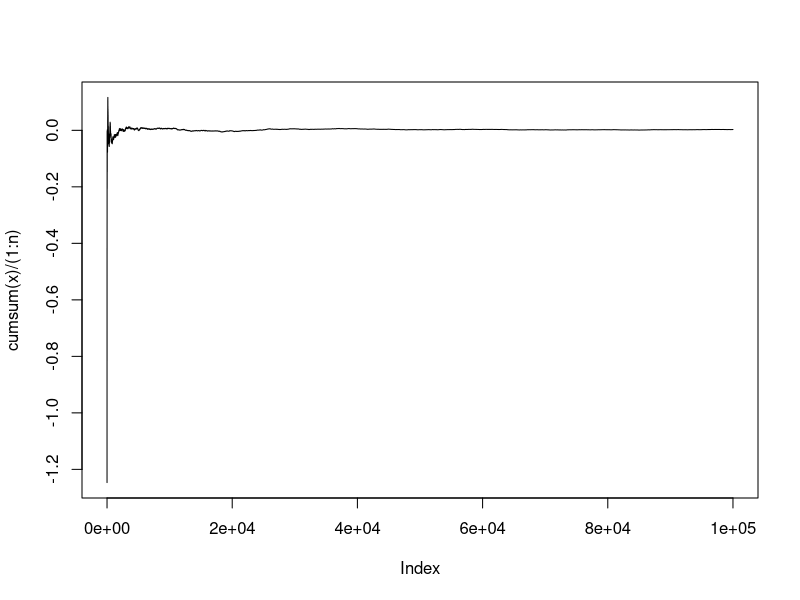
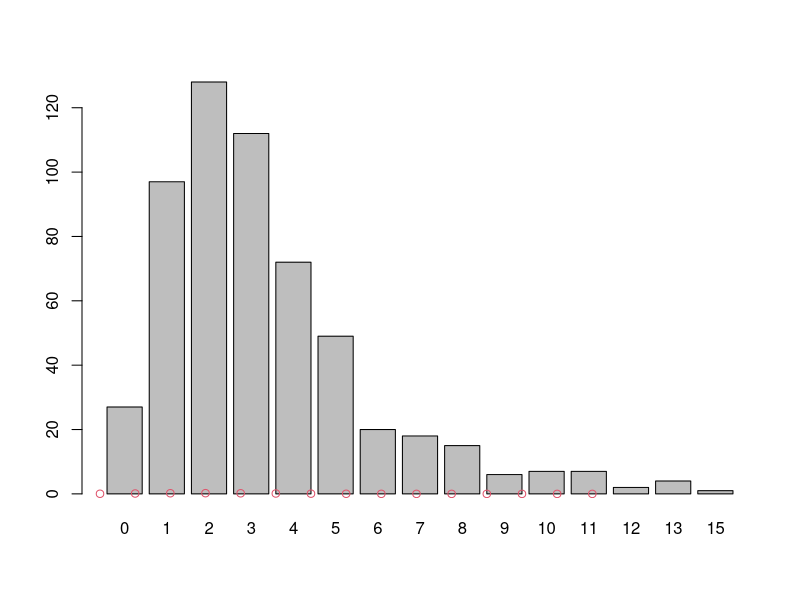
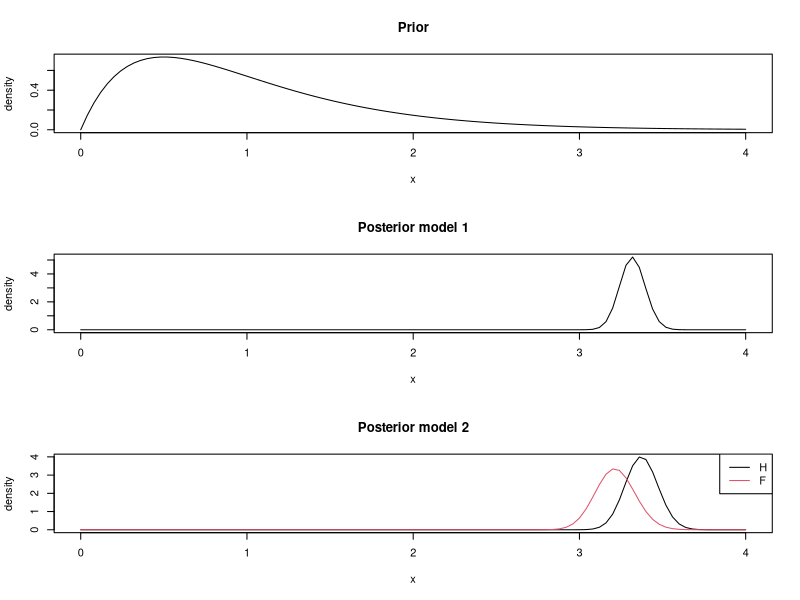
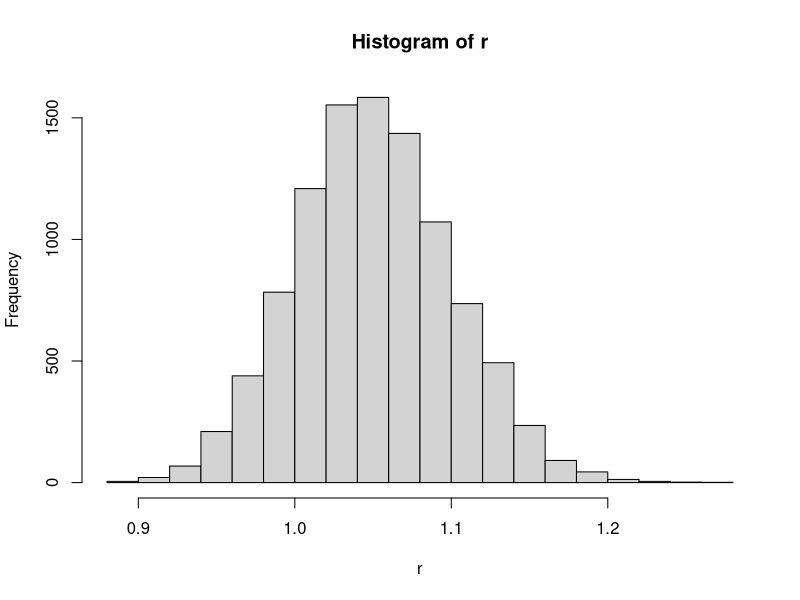
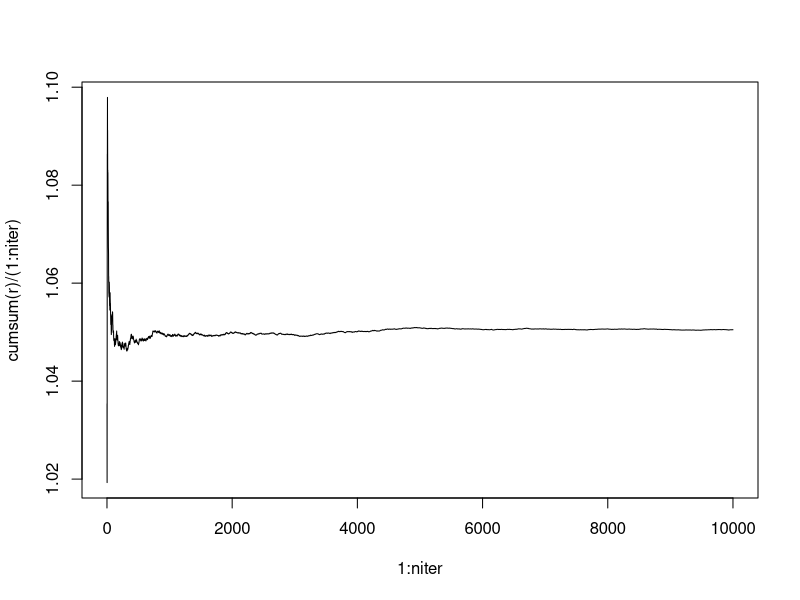
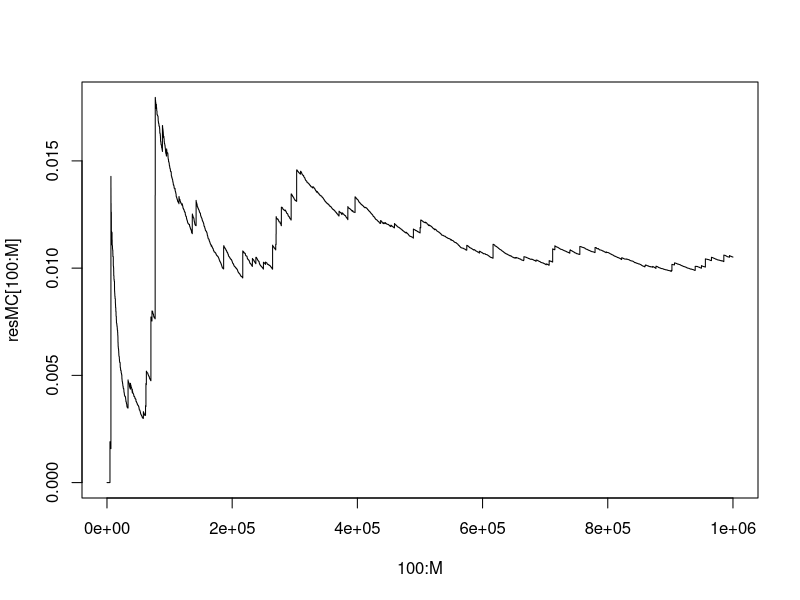

Write R code to recreate these figures, in order. (Note: this script raises an error after producing the figures.)
# Estimons l'intégrale de cos(x)*dnorm(x) sur R

n = 1e5
x = rnorm(n)
mean(cos(x))

plot(cumsum(x)/(1:n), type="l")

integrate(function(x) cos(x)*dnorm(x), -Inf, Inf)

# Estimons P[X > a] où X ~ N(0,1)

n = 1e5
x = rnorm(n)
a = 5
mean(x > a)
pnorm(a, lower=F)

# Importance sampling avec une loi exponentielle et une loi de Cauchy
lambda = 0.1
y = rexp(n, lambda)
mean((y>a) * dnorm(y) / dexp(y, lambda))

z = rcauchy(n)
mean((z>a) * dnorm(z) / dcauchy(z))
# Ces estimateurs sont bien plus efficaces.


# Feuille 2

deputes = read.csv2("deputes2019.csv")
attach(deputes)
par(mfrow=c(1, 1))

#Q1
#Exploration des données
summary(questions_orales)
barplot(table(questions_orales))
(n = length(questions_orales))
(nh = sum(sexe=="H"))
(nf = sum(sexe=="F"))
(qtot = sum(questions_orales))
(qh = sum(questions_orales[sexe=="H"]))
(qf = sum(questions_orales[sexe=="F"]))

#Le modèle de Poisson convient-il ?
lambdahat = qtot/n # EMV
points(0:14, dpois(0:14, lambdahat), col=2)
table(questions_orales) # nombre observé
round(n*dpois(0:15, lambdahat)) #nombre attendu
chisq.test(table(questions_orales), round(n*dpois(0:14, lambdahat))) # p-valeur large : on accepte H0 que les données sont Poisson

#Q2
#prior Gamma(2, 2)
par(mfrow=c(3, 1))
curve(dgamma(x, 2, 2), xlim=c(0, 4), main="Prior", ylab="density")
curve(dgamma(x, 2+qtot, 2+n), xlim=c(0, 4), main="Posterior model 1", ylab="density")
curve(dgamma(x, 2+qh, 2+nh), xlim=c(0, 4), main= "Posterior model 2", ylab="density")
curve(dgamma(x, 2+qf, 2+nf), col=2, add=T)
legend("topright", c("H", "F"), col=1:2, lty=1)

#Q3
# Intervalles de crédibilité
qgamma(c(.025, .975), 2+qtot, 2+n) # modèle 1
qgamma(c(.025, .975), 2+qh, 2+nh) # modèle 2 - hommes
qgamma(c(.025, .975), 2+qf, 2+nf) # modèle 2 - femmes

# Q4
# r=lambda1/lambda2
par(mfrow=c(1, 1))
niter = 10000
lambda1 = rgamma(niter, 2+qh, 2+nh)
lambda2 = rgamma(niter, 2+qf, 2+nf)
r = lambda1 / lambda2
mean(r)
sd(r)
hist(r)
quantile(r, c(0.025, 0.975))
# Convergence de notre estimateur
plot(1:niter, cumsum(r)/(1:niter), type="l")

#Q5: Monte Carlo standard
# Fonctions pour la vraisemblance
lkd.model1 = function(y, n, lambda) {
  return(exp(-n * lambda + y * log(lambda)))
}

lkd.model2 = function(y1, n1, y2, n2, lambda1, lambda2) {
  return(exp(-n1 * lambda1 + y1 * log(lambda1) - n2 * lambda2 + y2 * log(lambda2)))
  #return(lambda1^y1*exp(-n1*lambda1)*lambda2^y2*exp(-n2*lambda2))
}

BF_MC = function(a, b, y1, n1, y2, n2, M) {
  lambda1 = rgamma(M, a, b)
  m1 = sum(lkd.model1(y1 + y2, n1 + n2, lambda1)) / M
  lambda2.1 = rgamma(M, a, b)
  lambda2.2 = rgamma(M, a, b)
  m2 = sum(lkd.model2(y1, n1, y2, n2, lambda2.1, lambda2.2)) / M
  return(m2 / m1)
}


BF_MC = function(a, b, y1, n1, y2, n2, M) {
  lambda1 = rgamma(M, a, b)
  m1 = cumsum(lkd.model1(y1 + y2, n1 + n2, lambda1)) / (1:M)
  lambda2.1 = rgamma(M, a, b)
  lambda2.2 = rgamma(M, a, b)
  m2 = cumsum(lkd.model2(y1, n1, y2, n2, lambda2.1, lambda2.2)) / (1:M)
  return(m2 / m1)
}

M = 1e6
#a=2; b=2; y1=qh; n1=nh; y2=qf; n2=nf
resMC = BF_MC(2, 2, qh, nh, qf, nf, M)
resMC[M]
plot(100:M, resMC[100:M], type="l")
abline(h=trueBF, col=2)

#Q6: Importance sampling
BF_IS = function(a, b, y1, n1, y2, n2, M){
  mean1 = (a+y1+y2)/(b+n1+n2)
  mean2.1 = (a+y1)/(b+n1)
  mean2.2 = (a+y2)/(b+n2)
  
  sigma1 = sqrt((a+y1+y2)/(b+n1+n2)^2)
  sigma2.1 = sqrt((a+y1)/(b+n1)^2)
  sigma2.2 = sqrt((a+y2)/(b+n2)^2)
  
  lambda1 = rnorm(M, mean1, sigma1)
  m1 = cumsum( lkd.model1(y1+y2, n1+n2, lambda1) * 
                 dgamma(lambda1, a, b) / dnorm(lambda1, mean1, sigma1))/(1:M)
  
  lambda2.1 = rnorm(M, mean2.1, sigma2.1)
  lambda2.2 = rnorm(M, mean2.2, sigma2.2)
  m2 = cumsum(lkd.model2(y1, n1, y2, n2, lambda2.1, lambda2.2) * 
                dgamma(lambda2.1, a, b) * dgamma(lambda2.2, a, b) / 
                (dnorm(lambda2.1, mean2.1, sigma2.1) * 
                   dnorm(lambda2.2, mean2.2, sigma2.2))) / (1:M)
  
  return(m2/m1)
}

resIS = BF_IS(2, 2, qh, nh, qf, nf, M)
resIS[M]
plot(100:M, resIS[100:M], type="l")
abline(h=trueBF, col=2)

#Notons que l'estimateur par Importance Sampling converge bien plus vite que celui par Monte Carlo standard.

# Comparons le temps d'exécution :
system.time(BF_MC(2, 2, qh, nh, qf, nf, M))
system.time(BF_IS(2, 2, qh, nh, qf, nf, M))
# Importance sampling est un peu plus lent à nombre d'itérations égal, 
# donc bien plus efficace quand on prend en compte la vitesse de convergence.


#Q7 Valeur analytique
BF_analytical = function(a, b, y1, n1, y2, n2){
  m1 = b^a/gamma(a)*gamma(a+y1+y2)/(b+n1+n2)^(a+y1+y2)
  m2 = b^(2*a)/gamma(a)^2*gamma(a+y1)/(b+n1)^(a+y1)*gamma(a+y2)/(b+n2)^(a+y2)
  return(m2/m1)
}

# Ne marche pas parce que n est trop grand
BF_analytical(2, 2, qh, nh, qf, nf)

# Marche sur l'échelle log
BF_analytical2 = function(a, b, y1, n1, y2, n2){
  m1 = a*log(b)-lgamma(a)+lgamma(a+y1+y2)-(a+y1+y2)*log(b+n1+n2)
  m2 = 2*a*log(b)-2*lgamma(a)+lgamma(a+y1)-(a+y1)*log(b+n1)+lgamma(a+y2)-(a+y2)*log(b+n2)
  return(exp(m2-m1))
}
(trueBF = BF_analytical2(2, 2, qh, nh, qf, nf))
log10(trueBF) # évidence "substantielle" en faveur du modèle 1


#Q11
# la probabilité a posteriori du modèle 1 est
p = trueBF/(1+trueBF)

#Q12
nsim = 1e5
# cas a)
ech1 = rgamma(nsim, 2+qtot, 2+n)
mean(ech1)
sd(ech1)

# cas b)
ech2 = rgamma(nsim, 2+qf, 2+nf)
mean(ech2)
sd(ech2)

# cas c)
ech3 = rep(NA, nsim)
for(i in 1:nsim){
  modele = sample(c(1, 2), 1, prob=c(p, 1-p))
  if(modele==1){
    ech3[i] = rgamma(1, 2+qtot, 2+n)
  }
  else{
    ech3[i] = rgamma(1, 2+qf, 2+nf)
  }
}
mean(ech3)
sd(ech3)

par(mfrow=c(3, 1))
plot(density(ech1), xlim=c(.5, 4), main="Modèle 1")
plot(density(ech2), xlim=c(.5, 4), main="Modèle 2")
plot(density(ech3), xlim=c(.5, 4), main="Modèles pondérés")